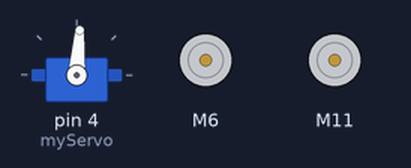
This sketch was run on a simulated Arduino Uno, built with avr-gcc and run on an emulated ATmega328P. Parts: servo, 2 × DC motor (green arrow = forward, orange = backward, longer = faster).

Above: at 0.15 s.
At 9.8 s:
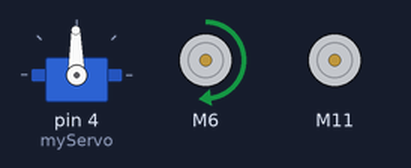
At 20.05 s:
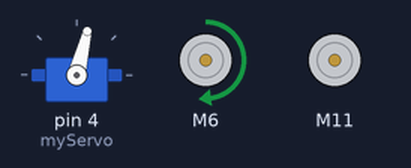
At 39.65 s:
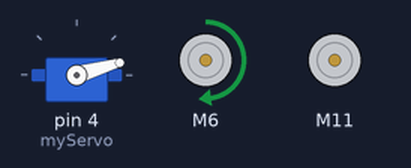
Timing chart, 0 to 40.0 s (numbered marks = the images above):
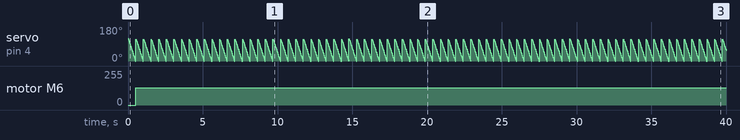

The sketch:

Poki_v1.ino
```cpp
#include <SoftwareSerial.h>;
#include <Servo.h>.
#include <DRV8833.h>

DRV8833 driver = DRV8833();
Servo myServo;


const int US100_TX = 2;  //TX INPUT for Ultra-Sonic Sensor
const int US100_RX = 3;  //RX INPUT for Ultra-Sonic Sensor
const int inputA1 = 6, inputA2 = 9, inputB1 = 11, inputB2 = 10; // Define DC motors OUTPUTS; PWN INPUTS
const int motorSpeedA = 130; //Define MotorA speed;
const int motorSpeedB = 100; //Define MotorB speed;
char Incoming_value = 0; //Bluetooth value for storing the Input


SoftwareSerial puertoUS100(US100_RX, US100_TX);

unsigned int MSByteDist = 0;
unsigned int LSByteDist = 0;
unsigned int mmDist = 0;
int temp = 0;

void setup() {

  Serial.begin(9600);
  puertoUS100.begin(9600); //Define Ultra-Sonic Sensor
  driver.attachMotorA(inputA1, inputA2); //Define MotorA Right
  driver.attachMotorB(inputB1, inputB2); //Define MotorB Left
  myServo.attach(4); //Define Servo motor
}

void loop() {
  puertoUS100.flush();
  puertoUS100.write(0x55);
  if (puertoUS100.available() >= 2)
  {
    MSByteDist = puertoUS100.read();
    LSByteDist  = puertoUS100.read();
    mmDist  = MSByteDist * 256 + LSByteDist; //Distance calculation
    if ((mmDist > 1) && (mmDist < 10000))
    {
      Serial.print("Distance: ");
      Serial.print(mmDist, DEC);
      Serial.println(" mm");
    }
  }
  for (int i = -5; i > 120; i++) {
    myServo.write(i);
    delay(4);
  }
  // Repeats the previous lines from 165 to 15 degrees
  for (int i = 120; i > -5; i--) {
    myServo.write(i);
    delay(4);
  }
  if (mmDist > 100){
  driver.motorAForward(motorSpeedA);
  driver.motorBForward(motorSpeedB);
  }
  if (mmDist < 100) {
  driver.motorAForward(motorSpeedA);
  driver.motorBStop();
  }
}
```

Measured:
- by itself, servo on pin 4 (myServo): ramps from 119° to 0° and jumps back, once every 0.51 s
- by itself, motor M6: stopped → forward 130/255 at 0.53 s
